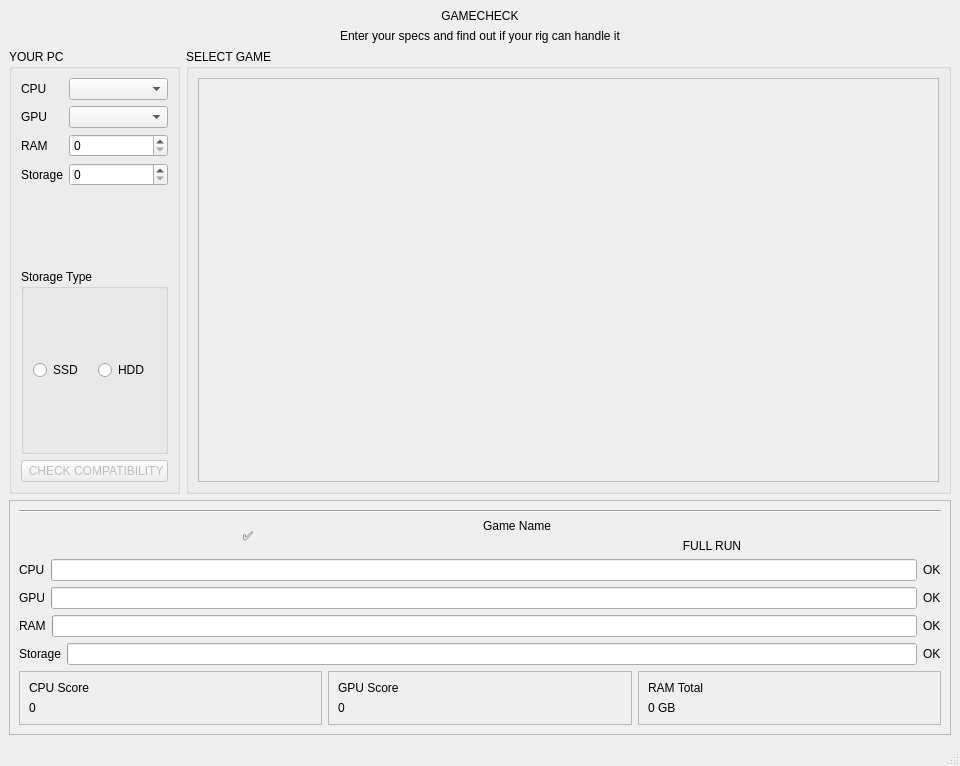
<?xml version="1.0" encoding="UTF-8"?>
<ui version="4.0">
 <class>MainWindow</class>
 <widget class="QMainWindow" name="MainWindow">
  <property name="geometry">
   <rect>
    <x>0</x>
    <y>0</y>
    <width>960</width>
    <height>766</height>
   </rect>
  </property>
  <property name="windowTitle">
   <string>GameCheck — PC Compatibility Checker</string>
  </property>
  <widget class="QWidget" name="centralwidget">
   <layout class="QVBoxLayout" name="verticalLayout">
    <item>
     <layout class="QVBoxLayout" name="headerLayout">
      <item>
       <widget class="QLabel" name="titleLabel">
        <property name="text">
         <string>GAMECHECK</string>
        </property>
        <property name="alignment">
         <set>Qt::AlignmentFlag::AlignCenter</set>
        </property>
       </widget>
      </item>
      <item>
       <widget class="QLabel" name="subtitleLabel">
        <property name="text">
         <string>Enter your specs and find out if your rig can handle it</string>
        </property>
        <property name="alignment">
         <set>Qt::AlignmentFlag::AlignCenter</set>
        </property>
       </widget>
      </item>
     </layout>
    </item>
    <item>
     <layout class="QHBoxLayout" name="contentLayout">
      <item>
       <widget class="QGroupBox" name="hardwareGroup">
        <property name="title">
         <string>YOUR PC</string>
        </property>
        <layout class="QVBoxLayout" name="hardwareLayout">
         <item>
          <layout class="QFormLayout" name="formLayout">
           <item row="0" column="0">
            <widget class="QLabel" name="cpuLabel">
             <property name="text">
              <string>CPU</string>
             </property>
            </widget>
           </item>
           <item row="0" column="1">
            <widget class="QComboBox" name="cpuComboBox"/>
           </item>
           <item row="1" column="0">
            <widget class="QLabel" name="gpuLabel">
             <property name="text">
              <string>GPU</string>
             </property>
            </widget>
           </item>
           <item row="1" column="1">
            <widget class="QComboBox" name="gpuComboBox"/>
           </item>
           <item row="2" column="0">
            <widget class="QLabel" name="ramLabel">
             <property name="text">
              <string>RAM</string>
             </property>
            </widget>
           </item>
           <item row="2" column="1">
            <widget class="QSpinBox" name="ramSpinBox"/>
           </item>
           <item row="3" column="0">
            <widget class="QLabel" name="storageLabel">
             <property name="text">
              <string>Storage</string>
             </property>
            </widget>
           </item>
           <item row="3" column="1">
            <widget class="QSpinBox" name="storageSpinBox"/>
           </item>
          </layout>
         </item>
         <item>
          <widget class="QGroupBox" name="storageTypeGroup">
           <property name="title">
            <string>Storage Type</string>
           </property>
           <layout class="QHBoxLayout" name="storageTypeLayout">
            <item>
             <widget class="QRadioButton" name="ssdRadioButton">
              <property name="text">
               <string>SSD</string>
              </property>
             </widget>
            </item>
            <item>
             <widget class="QRadioButton" name="hddRadioButton">
              <property name="text">
               <string>HDD</string>
              </property>
             </widget>
            </item>
           </layout>
          </widget>
         </item>
         <item>
          <widget class="QPushButton" name="checkButton">
           <property name="enabled">
            <bool>false</bool>
           </property>
           <property name="text">
            <string> CHECK COMPATIBILITY</string>
           </property>
          </widget>
         </item>
        </layout>
       </widget>
      </item>
      <item>
       <widget class="QGroupBox" name="gameGroup">
        <property name="title">
         <string>SELECT GAME</string>
        </property>
        <layout class="QVBoxLayout" name="gameLayout">
         <item>
          <widget class="QScrollArea" name="gameScrollArea">
           <property name="widgetResizable">
            <bool>true</bool>
           </property>
           <widget class="QWidget" name="gameGridWidget">
            <property name="geometry">
             <rect>
              <x>0</x>
              <y>0</y>
              <width>700</width>
              <height>254</height>
             </rect>
            </property>
            <layout class="QGridLayout" name="gameGridLayout"/>
           </widget>
          </widget>
         </item>
        </layout>
       </widget>
      </item>
     </layout>
    </item>
    <item>
     <widget class="QFrame" name="resultPanel">
      <property name="frameShape">
       <enum>QFrame::Shape::StyledPanel</enum>
      </property>
      <layout class="QVBoxLayout" name="resultLayout">
       <item>
        <widget class="QFrame" name="dividerFrame">
         <property name="frameShape">
          <enum>QFrame::Shape::HLine</enum>
         </property>
         <property name="frameShadow">
          <enum>QFrame::Shadow::Sunken</enum>
         </property>
        </widget>
       </item>
       <item>
        <layout class="QHBoxLayout" name="verdictLayout">
         <item>
          <widget class="QLabel" name="verdictEmojiLabel">
           <property name="text">
            <string>✅</string>
           </property>
           <property name="alignment">
            <set>Qt::AlignmentFlag::AlignCenter</set>
           </property>
          </widget>
         </item>
         <item>
          <layout class="QVBoxLayout" name="verdictTextLayout">
           <item>
            <widget class="QLabel" name="verdictTextLabel">
             <property name="text">
              <string>Game Name</string>
             </property>
            </widget>
           </item>
           <item>
            <widget class="QLabel" name="verdictBadgeLabel">
             <property name="text">
              <string>FULL RUN</string>
             </property>
             <property name="alignment">
              <set>Qt::AlignmentFlag::AlignCenter</set>
             </property>
            </widget>
           </item>
          </layout>
         </item>
        </layout>
       </item>
       <item>
        <layout class="QVBoxLayout" name="componentsLayout">
         <item>
          <layout class="QHBoxLayout" name="cpuRowLayout">
           <item>
            <widget class="QLabel" name="cpuRowLabel">
             <property name="text">
              <string>CPU</string>
             </property>
            </widget>
           </item>
           <item>
            <widget class="QProgressBar" name="cpuProgressBar"/>
           </item>
           <item>
            <widget class="QLabel" name="cpuStatusLabel">
             <property name="text">
              <string>OK</string>
             </property>
            </widget>
           </item>
          </layout>
         </item>
         <item>
          <layout class="QHBoxLayout" name="gpuRowLayout">
           <item>
            <widget class="QLabel" name="gpuRowLabel">
             <property name="text">
              <string>GPU</string>
             </property>
            </widget>
           </item>
           <item>
            <widget class="QProgressBar" name="gpuProgressBar"/>
           </item>
           <item>
            <widget class="QLabel" name="gpuStatusLabel">
             <property name="text">
              <string>OK</string>
             </property>
            </widget>
           </item>
          </layout>
         </item>
         <item>
          <layout class="QHBoxLayout" name="ramRowLayout">
           <item>
            <widget class="QLabel" name="ramRowLabel">
             <property name="text">
              <string>RAM</string>
             </property>
            </widget>
           </item>
           <item>
            <widget class="QProgressBar" name="ramProgressBar"/>
           </item>
           <item>
            <widget class="QLabel" name="ramStatusLabel">
             <property name="text">
              <string>OK</string>
             </property>
            </widget>
           </item>
          </layout>
         </item>
         <item>
          <layout class="QHBoxLayout" name="storageRowLayout">
           <item>
            <widget class="QLabel" name="storageRowLabel">
             <property name="text">
              <string>Storage</string>
             </property>
            </widget>
           </item>
           <item>
            <widget class="QProgressBar" name="storageProgressBar"/>
           </item>
           <item>
            <widget class="QLabel" name="storageStatusLabel">
             <property name="text">
              <string>OK</string>
             </property>
            </widget>
           </item>
          </layout>
         </item>
        </layout>
       </item>
       <item>
        <layout class="QHBoxLayout" name="summaryLayout">
         <item>
          <widget class="QFrame" name="cpuScoreCard">
           <property name="frameShape">
            <enum>QFrame::Shape::StyledPanel</enum>
           </property>
           <layout class="QVBoxLayout" name="cpuCardLayout">
            <item>
             <widget class="QLabel" name="cpuScoreTitle">
              <property name="text">
               <string>CPU Score</string>
              </property>
             </widget>
            </item>
            <item>
             <widget class="QLabel" name="cpuScoreValue">
              <property name="text">
               <string>0</string>
              </property>
             </widget>
            </item>
           </layout>
          </widget>
         </item>
         <item>
          <widget class="QFrame" name="gpuScoreCard">
           <property name="frameShape">
            <enum>QFrame::Shape::StyledPanel</enum>
           </property>
           <layout class="QVBoxLayout" name="gpuCardLayout">
            <item>
             <widget class="QLabel" name="gpuScoreTitle">
              <property name="text">
               <string>GPU Score</string>
              </property>
             </widget>
            </item>
            <item>
             <widget class="QLabel" name="gpuScoreValue">
              <property name="text">
               <string>0</string>
              </property>
             </widget>
            </item>
           </layout>
          </widget>
         </item>
         <item>
          <widget class="QFrame" name="ramScoreCard">
           <property name="frameShape">
            <enum>QFrame::Shape::StyledPanel</enum>
           </property>
           <layout class="QVBoxLayout" name="ramCardLayout">
            <item>
             <widget class="QLabel" name="ramScoreTitle">
              <property name="text">
               <string>RAM Total</string>
              </property>
             </widget>
            </item>
            <item>
             <widget class="QLabel" name="ramScoreValue">
              <property name="text">
               <string>0 GB</string>
              </property>
             </widget>
            </item>
           </layout>
          </widget>
         </item>
        </layout>
       </item>
      </layout>
     </widget>
    </item>
   </layout>
  </widget>
  <widget class="QMenuBar" name="menubar">
   <property name="geometry">
    <rect>
     <x>0</x>
     <y>0</y>
     <width>960</width>
     <height>25</height>
    </rect>
   </property>
  </widget>
  <widget class="QStatusBar" name="statusbar"/>
 </widget>
 <resources/>
 <connections/>
</ui>
